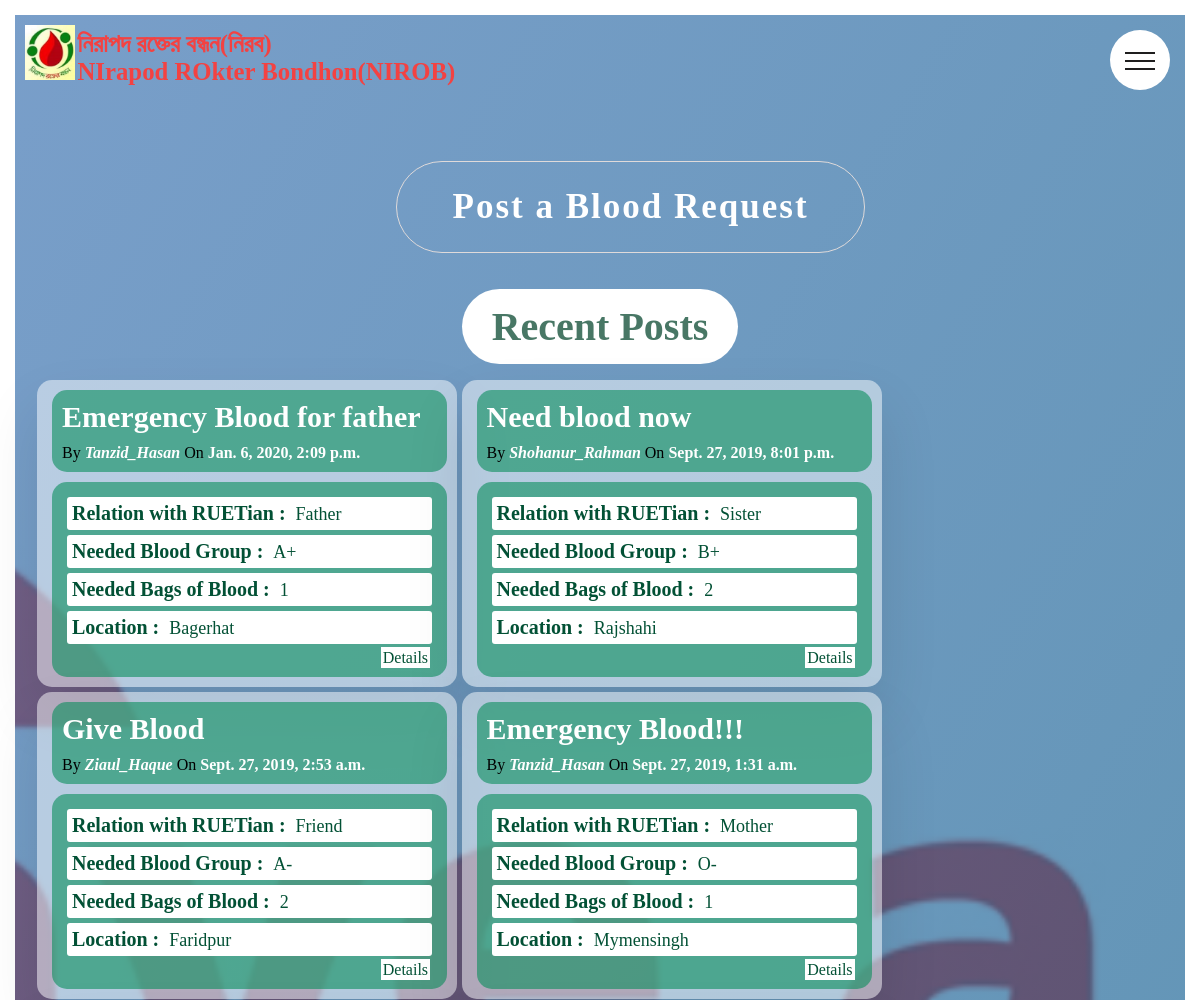
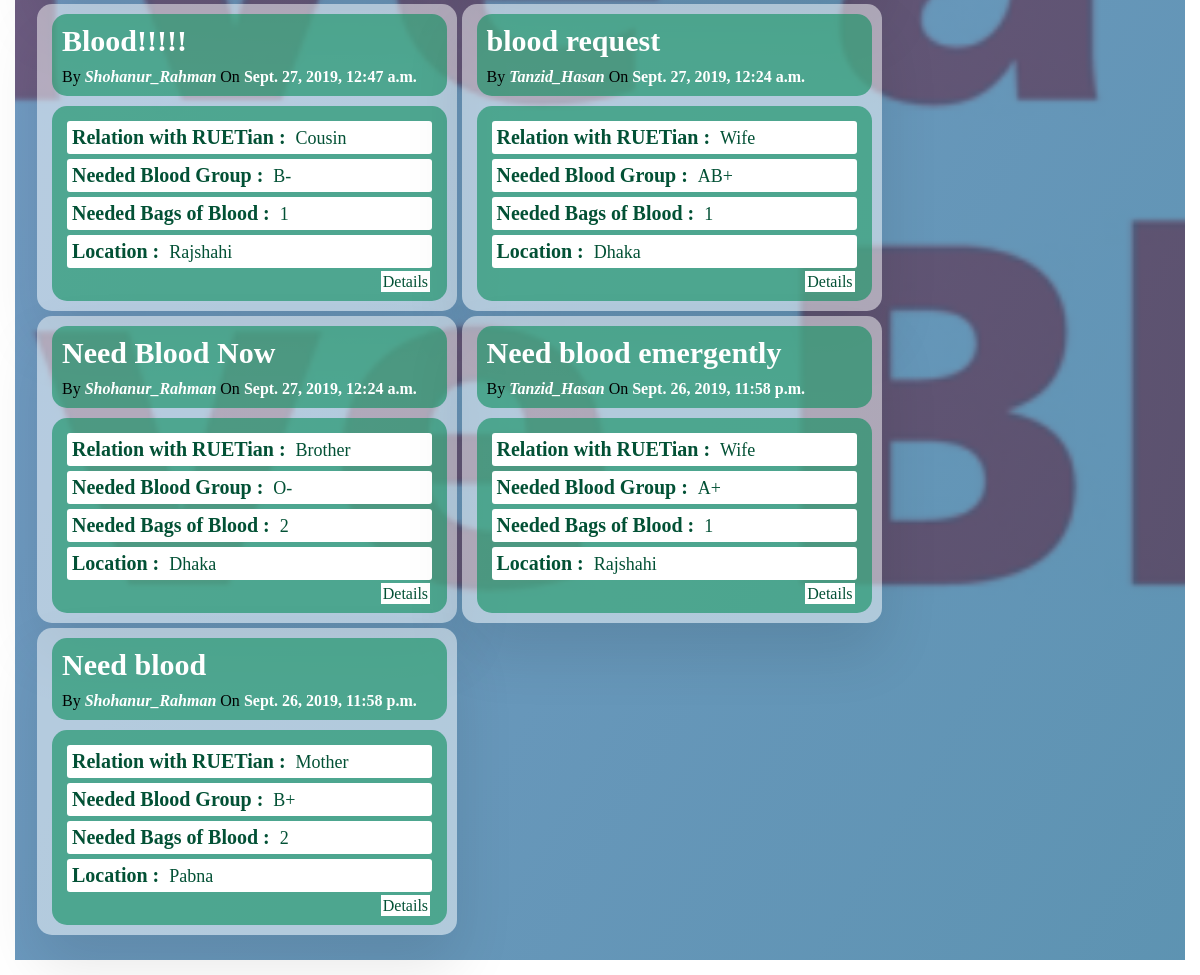
The app's page /blood_request/ (signed in) with its own data (2 pictures, top to bottom).
### users/models.py (models this page shows, shortened)
class Post(models.Model):
    user = models.ForeignKey(User, on_delete=models.CASCADE)
    posttitle = models.CharField(max_length=150, default='Blood Request post')
    bloodgroup = models.CharField(max_length=10)
    howmanybagsofblood = models.IntegerField()
    patientdisease = models.CharField(max_length=200, default='Patient Diease')
    admittedhospitalname = models.CharField(max_length=75)
    deadlinedate = models.DateField()
    deadlinetime = models.TimeField()
    currentlocation = models.CharField(max_length=50)
    phonenumber = models.BigIntegerField()
    relationwithruetians = models.CharField(max_length=50)
    posteddatetime = models.DateTimeField(default=timezone.now()+timedelta(hours=6))

### users/views.py (the view)
# urls.py: path('blood_request/',user_views.blood_request, name='user-blood_request'),
@login_required
def blood_request(request):
    context = {
        'posts' : Post.objects.order_by('-posteddatetime'),
        'profiles' : Profile.objects.all()
    }
    if(request.method == 'POST'):
        user_post = Post()
        user_post.user = request.user
        user_post.posttitle = request.POST['posttitle']
        user_post.bloodgroup = request.POST['bloodgroup']
        user_post.howmanybagsofblood = request.POST['howmanybagsofblood']
        user_post.patientdisease = request.POST['patientdisease']
        user_post.admittedhospitalname = request.POST['admittedhospitalname']
        user_post.deadlinedate = request.POST['deadlinedate']
        user_post.deadlinetime = request.POST['deadlinetime']
        user_post.currentlocation = request.POST['currentlocation']
        user_post.phonenumber = request.POST['phonenumber']
        user_post.relationwithruetians = request.POST['relationwithruetians']
        user_post.posteddatetime = timezone.now()+timedelta(hours=6)
        user_post.save()
        return redirect('http://127.0.0.1:8000/blood_request',context)
    else:
        return render(request, 'users/Blood_Request_Page.html',context)

### users/templates/users/Blood_Request_Page.html (shortened to what this page needs)
{% extends 'blog/Common.html' %}
{% load static %}
        {% block head %}
            <link rel="stylesheet" href=" {% static 'users/Blood_Request_Page_style.css' %} ">
        {% endblock head %}
    {% block body %}
        <main class="main">
            <header class="header">
                <div class="logo-box">
                    <a href="{% url 'blog-home' %}" class="btn logo"><img src=" {% static 'users/img/Logo_image.jpg' %} " alt="Logo" class="logo"></a>
                    <a href="{% url 'blog-home' %}" class="btn logo_text"><h2><b>নিরাপদ রক্তের বন্ধন(নিরব)<br>NIrapod ROkter Bondhon(NIROB)</b></h2></a>
                </div>
            </header>
            <section class="section-blood_request">
                <div class="u-center-text">
                    <h2 class="heading-secondary">
                        <a href="#post_a_blood_request" class="post_btn">Post a Blood Request</a>
                    </h2>
                </div>
                <div class="u-center-text_post">
                    <span class="post_heading">Recent Posts</span>
                </div>
                {% for post in posts %}
                <div class="row">
                    <div class="post">
                        <div class="post_header">
                            <div class="post_title">
                                <a href="#post/{{ post.id }}" class="post_title_text">{{ post.posttitle }}</a>
                            </div>
                            <div class="author_date">
                            {% if post.user == user %}
                                By <a href="{% url 'user-profile' %}" class="author">{{ post.user }}</a>
                            {% else %}
                                By <a href="#profile/{{ post.user }}" class="author">{{ post.user }}</a>
                            {% endif %}
                                On <span class="date">{{ post.posteddatetime }}</span>
                            </div>
                        </div>
                        <div class="post_body">
                            <div class="post_attr">
                                <span class="post_attr_name">Relation with RUETian : </span>
                                <span class="post_attr_data">{{ post.relationwithruetians }}</span>
                            </div>
                            <div class="post_attr">
                                <span class="post_attr_name">Needed Blood Group : </span>
                                <span class="post_attr_data">{{ post.bloodgroup }}</span>
                            </div>
                            <div class="post_attr">
                                <span class="post_attr_name">Needed Bags of Blood : </span>
                                <span class="post_attr_data">{{ post.howmanybagsofblood }}</span>
                            </div>
                            <div class="post_attr">
                                <span class="post_attr_name">Location : </span>
                                <span class="post_attr_data">{{ post.currentlocation }}</span>
                            </div>
                            <a href="#post/{{ post.id }}" class="post_details">Details</a>
                        </div>
                    </div>
                </div>
                {% endfor %}
            </section>
        </main>
    {% endblock body %}

### blog/templates/blog/Common.html (shortened to what this page needs)
{% load static %}
<!DOCTYPE html>
<html>
    <head>
            <link rel="stylesheet" href=" {% static 'blog/Common_style.css' %} ">
            {% block head %}
            {% endblock head %}
    </head>
    <body>
        <div class="navigation">
            <label for="navi-toggle" class="navigation__button">
                <span class="navigation__icon">&nbsp;</span>
            </label>
        </div>
        {% block body %}
        {% endblock body %}
    </body>
</html>

### blog/static/blog/Common_style.css (style rules this page uses)
* { margin: 0px; padding: 0px; box-sizing: border-box; }
html { font-size: 10px; }
body { padding: 1.5rem; }
.navigation__button { background-color: white; height: 6rem; width: 6rem; position: fixed; top: 3rem; right: 3rem; border-radius: 50%; z-index: 2000; text-align: center; box-shadow: 0 1rem 3rem rgba(black, .1); cursor: pointer; }
.navigation__icon { position: relative; margin-top: 3rem; }
.navigation__icon, .navigation__icon::before, .navigation__icon::after { width: 3rem; height: 2px; background-color: #1f1e1e; display: inline-block; }
.navigation__icon::before, .navigation__icon::after { content: ""; position: absolute; left: 0; transition: all 0.2s; }
.navigation__icon::before { top: -0.8rem; }
.navigation__icon::after { top: 0.8rem; }

### users/static/users/Blood_Request_Page_style.css (style rules this page uses)
.main { background-image: linear-gradient(to right bottom,#4176b3b4, #11608dad) ,url("img/blood_background_request.png"); background-size: cover; background-position: top; }
.header { height: 10vh; margin-bottom: 0.5rem; }
.logo-box { position: absolute; padding: 1rem; }
.logo { width: 5rem; height: 5.5rem; }
.logo_text { font-size: 1.65rem; color: #f34242; }
.btn:link, .btn:visited { text-decoration: none; display: inline-block; }
.section-blood_request { padding: 2rem; }
.u-center-text { text-align: center; margin-bottom: 3rem; }
.heading-secondary { font-size: 3.5rem; font-weight: 700; display: inline-block; letter-spacing: 0.2rem; }
.post_btn, .post_btn:link, .post_btn:visited { margin-top: 10%; text-decoration: none; display: inline-block; padding: 2.5rem; border-radius: 5rem; border: 1px solid #dfdada; color: white; width: 115%; }
.u-center-text_post { text-align: center; margin-bottom: 3rem; margin-top: 5rem; }
.post_heading { background-color: white; padding: 1.5rem; padding-left: 3rem; padding-right: 3rem; font-size: 4rem; font-weight: 700; border-radius: 5rem; color: #05462dbb; }
.row { width: 42rem; margin-left: 0.2rem; margin-bottom: 0.5rem; display: inline-block; }
.post { width: 100%; margin: 0 auto; box-shadow: 0 3rem 6rem rgba(0, 0, 0, 0.103); background-color: rgba(255, 255, 255, 0.486); border-radius: 15px; padding: 1rem; padding-left: 1.5rem; font-size: 1.6rem; }
.post_header { border-radius: 15px; padding: 1rem; background-color: #078d5a96; margin-bottom: 1rem; }
.post_title { padding-bottom: 1rem; }
.post_title_text { color: white; font-size: 3rem; font-weight: bold; text-decoration: none; }
.author { color: white; font-style: italic; font-size: 1.6rem; font-weight: 600; text-decoration: none; }
.date { color: white; font-size: 1.6rem; font-weight: 600; }
.post_body { padding: 1rem; border-radius: 15px; background-color:#078d5a96; }
.post_attr { margin: 0.5rem; background-color:white; border-radius: 3px; padding: 0.5rem; }
.post_attr_name { color: #005033fd; font-size: 2rem; font-weight: 800; }
.post_attr_data { color:#005033fd; margin-left: 0.5rem; font-size: 1.8rem; }
.post_details { text-decoration: none; padding: 0.2rem; background-color: white; color: #005033fd; margin-left: 85%; }

### records on screen
Post: posttitle "Emergency Blood for father", user "Tanzid_Hasan", posteddatetime "Jan. 6, 2020, 2:09 p.m.", relationwithruetians "Father", bloodgroup "A+", howmanybagsofblood "1", currentlocation "Bagerhat"
Post: posttitle "Need blood now", user "Shohanur_Rahman", posteddatetime "Sept. 27, 2019, 8:01 p.m.", relationwithruetians "Sister", bloodgroup "B+", howmanybagsofblood "2", currentlocation "Rajshahi"
Post: posttitle "Give Blood", user "Ziaul_Haque", posteddatetime "Sept. 27, 2019, 2:53 a.m.", relationwithruetians "Friend", bloodgroup "A-", howmanybagsofblood "2", currentlocation "Faridpur"
Post: posttitle "Emergency Blood!!!", user "Tanzid_Hasan", posteddatetime "Sept. 27, 2019, 1:31 a.m.", relationwithruetians "Mother", bloodgroup "O-", howmanybagsofblood "1", currentlocation "Mymensingh"
Post: posttitle "Blood!!!!!", user "Shohanur_Rahman", posteddatetime "Sept. 27, 2019, 12:47 a.m.", relationwithruetians "Cousin", bloodgroup "B-", howmanybagsofblood "1", currentlocation "Rajshahi"
Post: posttitle "blood request", user "Tanzid_Hasan", posteddatetime "Sept. 27, 2019, 12:24 a.m.", relationwithruetians "Wife", bloodgroup "AB+", howmanybagsofblood "1", currentlocation "Dhaka"
Post: posttitle "Need Blood Now", user "Shohanur_Rahman", posteddatetime "Sept. 27, 2019, 12:24 a.m.", relationwithruetians "Brother", bloodgroup "O-", howmanybagsofblood "2", currentlocation "Dhaka"
Post: posttitle "Need blood emergently", user "Tanzid_Hasan", posteddatetime "Sept. 26, 2019, 11:58 p.m.", relationwithruetians "Wife", bloodgroup "A+", howmanybagsofblood "1", currentlocation "Rajshahi"
Post: posttitle "Need blood", user "Shohanur_Rahman", posteddatetime "Sept. 26, 2019, 11:58 p.m.", relationwithruetians "Mother", bloodgroup "B+", howmanybagsofblood "2", currentlocation "Pabna"
